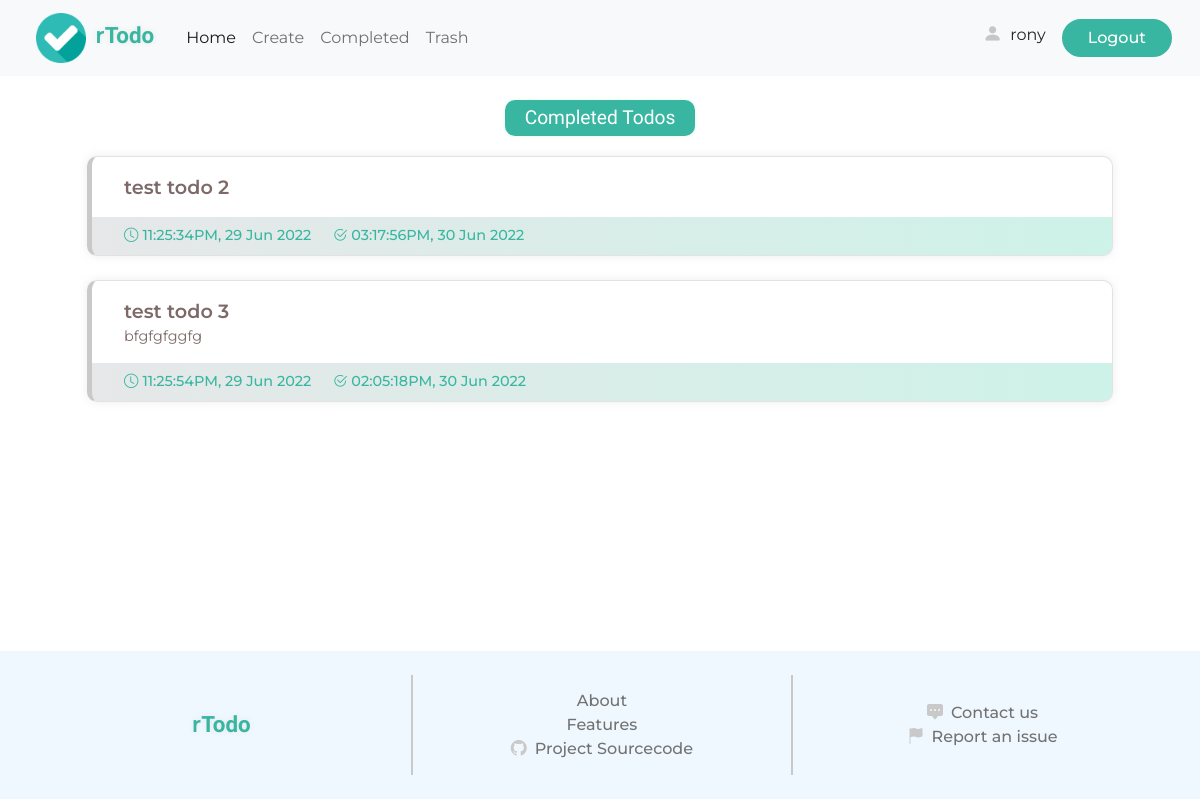
Page /completed/ (signed in) on the earlier database version.
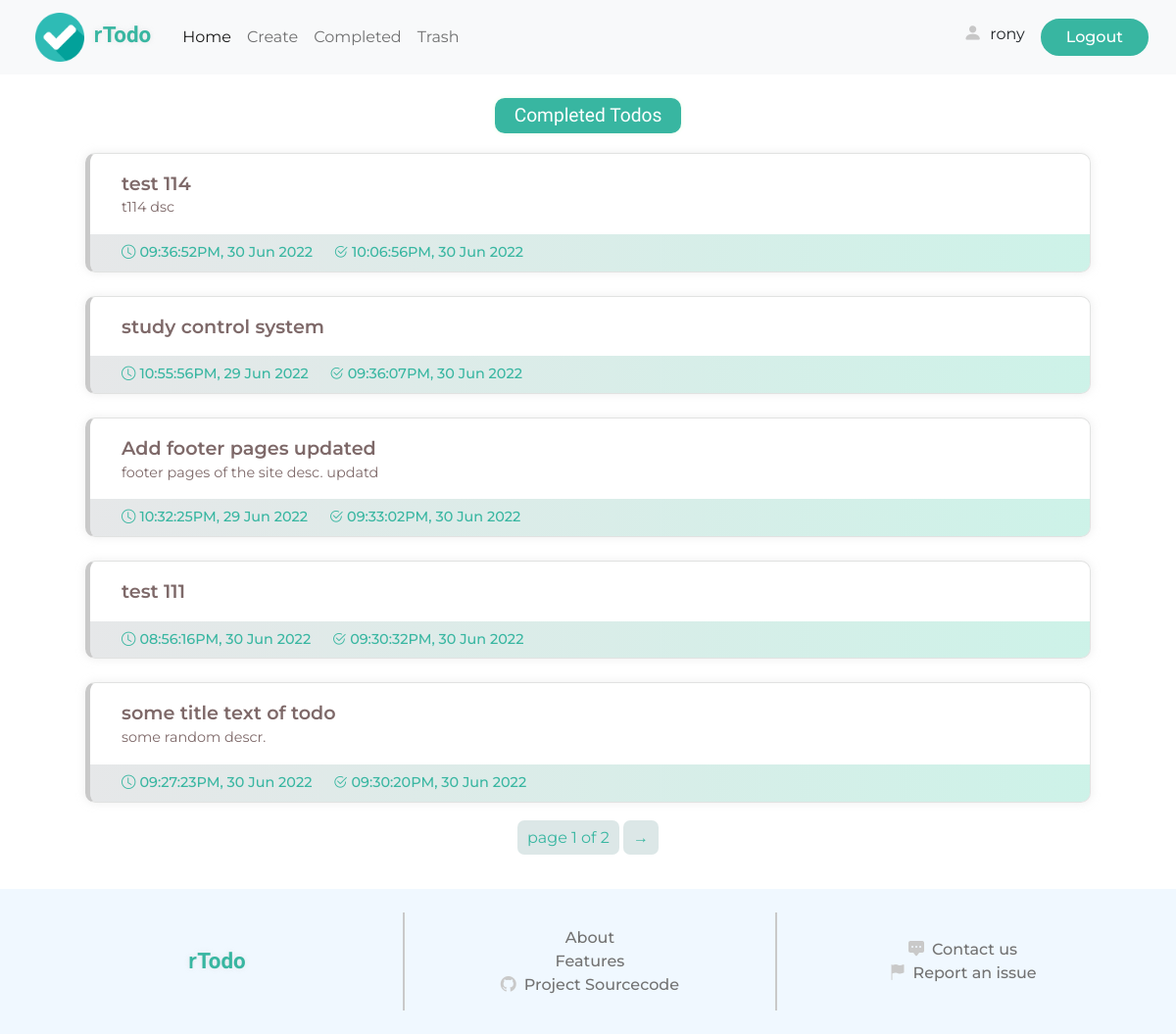
Same page on the later database version.
### todo/models.py (models this page shows, shortened)
class Todo(models.Model):
    user = models.ForeignKey(User, on_delete=models.CASCADE)
    title = models.CharField(max_length=100)
    description = models.CharField(max_length=250, blank=True, null=True)
    added = models.DateTimeField(auto_now_add=True)
    completed = models.DateTimeField(blank=True, null=True)
    important = models.BooleanField(default=False)
    complete = models.BooleanField(default=False)
    trashed = models.BooleanField(default=False)

### todo/views.py (the view)
# urls.py: path('completed/', views.completed_todo, name="completed"),
def completed_todo(request):
    context = {}
    todos = Todo.objects.filter(user=request.user, complete=True).order_by('-completed')
    paginator = Paginator(todos, 5)
    todos_page = paginator.get_page(request.GET.get('page'))
    context['username'] = request.user.username
    context['todos'] = todos_page
    context['num_todos'] = len(todos)
    context['paginator'] = get_paginator_context(todos_page)
    return render(request, 'todo/completed.html', context=context)

### todo/utils.py (called while the page is built)
def get_paginator_context(page):
    info = {}
    info['current_page'] = page.number
    info['total_page'] = page.paginator.num_pages
    info['has_more_page'] = page.has_previous() or page.has_next()
    info['has_prev'] = page.has_previous()
    info['has_next'] = page.has_next()
    return info

### todo/templates/todo/completed.html (shortened to what this page needs)
<!DOCTYPE html>
<html lang="en">
<head>
    {% load static %}
    <link href="https://cdn.jsdelivr.net/npm/bootstrap@5.2.0-beta1/dist/css/bootstrap.min.css" rel="stylesheet">
    <link rel="stylesheet" href="https://cdn.jsdelivr.net/npm/bootstrap-icons@1.8.3/font/bootstrap-icons.css">
    <link rel="stylesheet" href="{% static 'styles/style.css' %}">
</head>
<body>
    <header>
      <nav class="navbar navbar-expand-md bg-light">
          <div class="container-fluid">
            <a class="navbar-brand d-block ms-4 me-4" href="{% url 'home' %}">
                <img src="{% static 'images/checked.png' %}" alt="">
                <span class="site-title ms-1"> <span class="r">r</span>Todo</span>
            </a>
            <div class="collapse navbar-collapse" id="navbarSupportedContent">
              <ul class="navbar-nav me-auto mb-2 mb-lg-0">
                <li class="nav-item">
                  <a class="nav-link active" aria-current="page" href="{% url 'todos' %}">Home</a>
                </li>
                <li class="nav-item">
                  <a class="nav-link" href="{% url 'create' %}">Create</a>
                </li>
                <li class="nav-item">
                  <a class="nav-link" href="{% url 'completed' %}">Completed</a>
                </li>
                <li class="nav-item">
                  <a class="nav-link" href="{% url 'trashed' %}">Trash</a>
                </li>
              </ul>
              <div class="d-flex account me-3">
                  <div class="profile me-3">
                      <i class="bi bi-person-fill me-1"></i>
                      <a href="{% url 'stats' %}">{{ username }}</a>
                  </div>
                  <form action="{% url 'logout' %}">
                      <input type="submit" value="Logout" class="btn-1">
                  </form>
              </div>
            </div>
          </div>
      </nav>
    </header>
    <div class="main-container">
      {% if todos %}
      <div class="active-info">
        <div class="info-container">
          <div class="label page-lebel">Completed Todos</div>
        </div>
      </div>
      <div class="todo-container" id="todos">
        {% for todo in todos %}
        <div class="todo completed-todo">
          <div class="detail">
            <div class="title">{{ todo.title }}</div>
            {% if todo.description %}
            <div class="description">
              <span>{{ todo.description }}</span>
            </div>
            {% endif %}
          </div>
          <div class="bottom">
            <div class="added">
              <i class="bi bi-clock me-1"></i><span>{{ todo.added|date:"h:i:sA, j M o" }}</span>
            </div>
            <div class="completed">
              <i class="bi bi-check2-circle me-1"></i><span>{{ todo.completed|date:"h:i:sA, j M o" }}</span>
            </div>
          </div>
        </div>
        {% endfor %}
        {% if paginator.has_more_page %}
        <div class="paginator">
          <div class="inner">
              <ul>
                  <li>page {{ paginator.current_page }} of {{ paginator.total_page }}</li>
                  {% if paginator.has_next %}<a href="?page={{ todos.next_page_number }}"><li>&#8594;</li></a>{% endif %}
              </ul>
          </div>
        </div>
        {% endif %}
      </div>
      {% endif %}
    </div>
    <footer>
        <div class="upper">
            <div class="col-1">
                <div class="site-title">
                    <span class="r">r</span>Todo
                </div>
            </div>
            <div class="vl"></div>
            <div class="col-2">
                <a href="#">About</a>
                <a href="#">Features</a>
                <a href="#"><i class="bi bi-github"></i>Project Sourcecode</a>
            </div>
            <div class="vl"></div>
            <div class="col-3">
                <a href="#"><i class="bi bi-chat-square-dots-fill"></i>Contact us</a>
                <a href="#"><i class="bi bi-flag-fill"></i>Report an issue</a>
            </div>
        </div>
    </footer>
</body>
</html>

Differences in the rows shown:
no longer on this page (row unchanged): Todo: title "test todo 2", added "11:25:34PM, 29 Jun 2022", completed "03:17:56PM, 30 Jun 2022"
no longer on this page (row unchanged): Todo: title "test todo 3", description "bfgfgfggfg", added "11:25:54PM, 29 Jun 2022", completed "02:05:18PM, 30 Jun 2022"
added Todo: title "test 114", description "t114 dsc", added "09:36:52PM, 30 Jun 2022", completed "10:06:56PM, 30 Jun 2022"
now on this page (row edited): Todo: title "study control system", added "10:55:56PM, 29 Jun 2022", completed "09:36:07PM, 30 Jun 2022"
now on this page (row edited): Todo: title "Add footer pages updated", description "footer pages of the site desc. updatd", added "10:32:25PM, 29 Jun 2022", completed "09:33:02PM, 30 Jun 2022"
now on this page (row edited): Todo: title "test 111", added "08:56:16PM, 30 Jun 2022", completed "09:30:32PM, 30 Jun 2022"
added Todo: title "some title text of todo", description "some random descr.", added "09:27:23PM, 30 Jun 2022", completed "09:30:20PM, 30 Jun 2022"
Other differences:
{{ paginator.current_page }}: (not shown) → "1"
{{ paginator.total_page }}: (not shown) → "2"
text now shown: "page of →"
